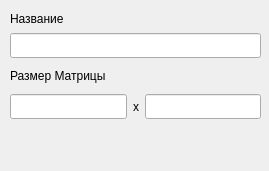
<?xml version="1.0" encoding="UTF-8"?>
<ui version="4.0">
 <class>AddDialog</class>
 <widget class="QDialog" name="AddDialog">
  <property name="geometry">
   <rect>
    <x>0</x>
    <y>0</y>
    <width>269</width>
    <height>171</height>
   </rect>
  </property>
  <property name="windowTitle">
   <string>Добавить</string>
  </property>
  <widget class="QWidget" name="verticalLayoutWidget">
   <property name="geometry">
    <rect>
     <x>10</x>
     <y>10</y>
     <width>251</width>
     <height>155</height>
    </rect>
   </property>
   <layout class="QVBoxLayout" name="verticalLayout">
    <item>
     <widget class="QLabel" name="label">
      <property name="styleSheet">
       <string notr="true">@font-face {
	font-family: &quot;Font&quot;;
	src: url(&quot;2209.ttf&quot;);
}

QLabel{
	font-family: &quot;Font&quot;;
}</string>
      </property>
      <property name="text">
       <string>Название</string>
      </property>
     </widget>
    </item>
    <item>
     <widget class="QLineEdit" name="newName">
      <property name="minimumSize">
       <size>
        <width>0</width>
        <height>25</height>
       </size>
      </property>
      <property name="styleSheet">
       <string notr="true"/>
      </property>
     </widget>
    </item>
    <item>
     <widget class="QLabel" name="label_2">
      <property name="minimumSize">
       <size>
        <width>0</width>
        <height>24</height>
       </size>
      </property>
      <property name="text">
       <string>Размер Матрицы</string>
      </property>
     </widget>
    </item>
    <item>
     <layout class="QHBoxLayout" name="horizontalLayout">
      <item>
       <widget class="QLineEdit" name="newSize_l">
        <property name="minimumSize">
         <size>
          <width>0</width>
          <height>25</height>
         </size>
        </property>
       </widget>
      </item>
      <item>
       <widget class="QLabel" name="label_3">
        <property name="text">
         <string>x</string>
        </property>
       </widget>
      </item>
      <item>
       <widget class="QLineEdit" name="newSize_r">
        <property name="minimumSize">
         <size>
          <width>0</width>
          <height>25</height>
         </size>
        </property>
       </widget>
      </item>
     </layout>
    </item>
    <item>
     <widget class="QDialogButtonBox" name="buttonBox">
      <property name="minimumSize">
       <size>
        <width>0</width>
        <height>40</height>
       </size>
      </property>
      <property name="layoutDirection">
       <enum>Qt::LeftToRight</enum>
      </property>
      <property name="styleSheet">
       <string notr="true">QDialogButtonBox#Ok{
background: green;
}
</string>
      </property>
      <property name="orientation">
       <enum>Qt::Horizontal</enum>
      </property>
      <property name="standardButtons">
       <set>QDialogButtonBox::NoButton</set>
      </property>
      <property name="centerButtons">
       <bool>true</bool>
      </property>
     </widget>
    </item>
   </layout>
  </widget>
 </widget>
 <resources/>
 <connections>
  <connection>
   <sender>buttonBox</sender>
   <signal>accepted()</signal>
   <receiver>AddDialog</receiver>
   <slot>accept()</slot>
   <hints>
    <hint type="sourcelabel">
     <x>248</x>
     <y>254</y>
    </hint>
    <hint type="destinationlabel">
     <x>157</x>
     <y>274</y>
    </hint>
   </hints>
  </connection>
  <connection>
   <sender>buttonBox</sender>
   <signal>rejected()</signal>
   <receiver>AddDialog</receiver>
   <slot>reject()</slot>
   <hints>
    <hint type="sourcelabel">
     <x>316</x>
     <y>260</y>
    </hint>
    <hint type="destinationlabel">
     <x>286</x>
     <y>274</y>
    </hint>
   </hints>
  </connection>
 </connections>
</ui>
